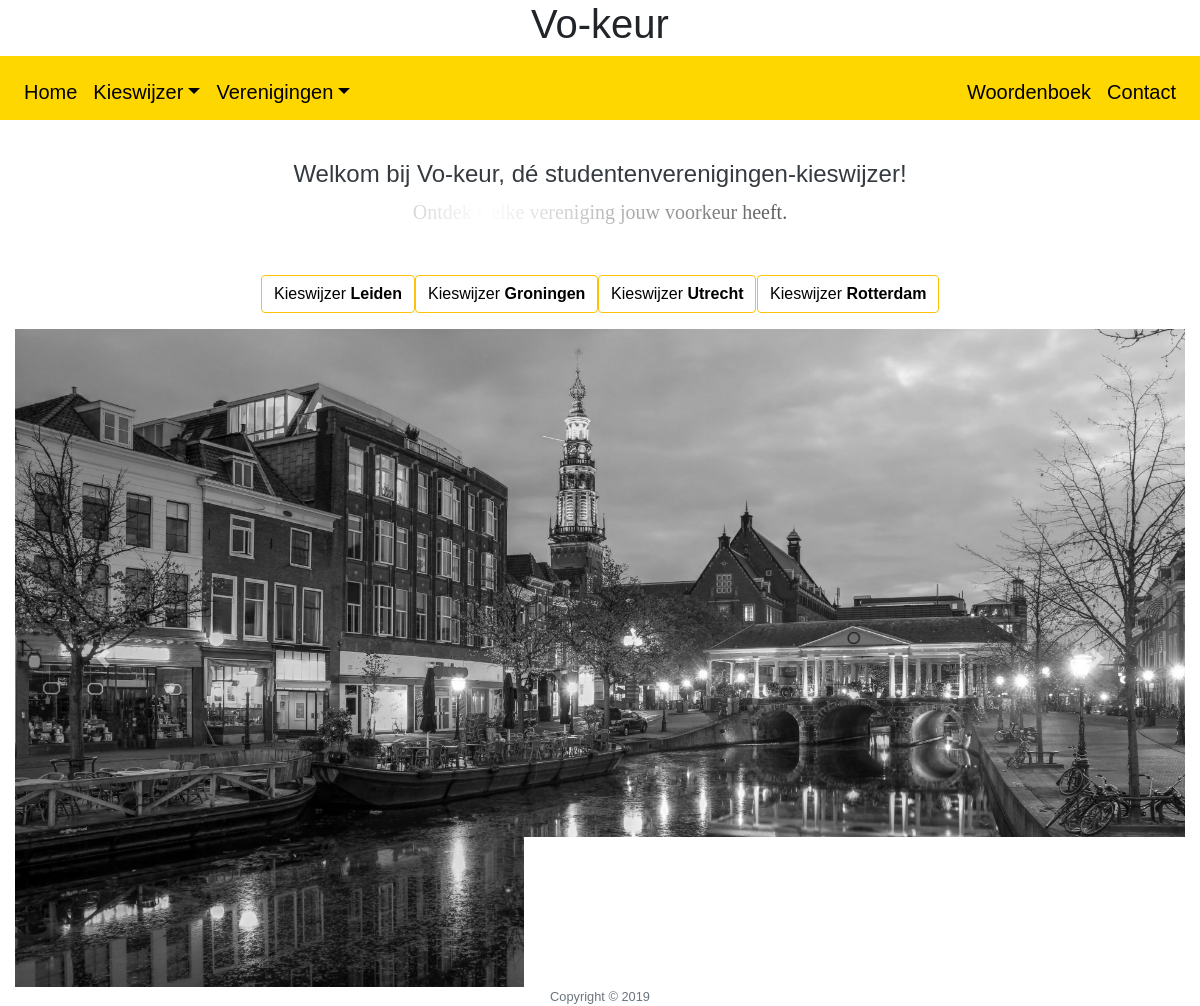
The page / on the database its author committed.
### website/models.py (models this page shows, shortened)
class Stad(models.Model):
    name = models.CharField(max_length=50)

### website/views.py (the view)
# urls.py: path("", views.index, name="index"),
def index(request):
    context = {
        "stad": Stad.objects.all(),
    }
    return render(request, "index.html", context)

### website/templates/index.html (shortened to what this page needs)
{% extends "layout.html" %}
{% load static %}
{% block main %}
    <br>
    <blockquote class="blockquote text-center">
        <div class="p-3 mb-2 text-dark" id="nav-color">
            <h4> Welkom bij Vo-keur, dé studentenverenigingen-kieswijzer! </h4>
            <p class="text-muted" id="flash"> Ontdek welke vereniging jouw voorkeur heeft. </p>
        </div>
    </blockquote>
    <blockquote class="blockquote text-center">
        <div class="btn-group" role="group">
            {% for s in stad %}
            <div> <button type="button" class="btn btn hvr-float-shadow border-warning"> <a style="color: black; text-decoration: none;" href="{% url 'kieswijzer' s.name %}"> Kieswijzer <strong> {{ s.name }} </strong> </a> </button> </div>
            {% endfor %}
        </div>
    </blockquote>
    <div id="select" class="carousel slide" data-ride="carousel">
        <div class="carousel-inner center">
            <div class="carousel-item active">
                <img class="d-block w-100" src="/static/website/doc/lei.jpg" alt="Leiden">
                <div class="carousel-caption d-none d-md-block">
                    <h4 class="text-warning">Leiden</h4>
                </div>
            </div>
        </div>
        <a class="carousel-control-prev" href="#select" role="button" data-slide="prev">
            <span class="carousel-control-prev-icon" aria-hidden="true"></span>
       </a>
       <a class="carousel-control-next" href="#select" role="button" data-slide="next">
           <span class="carousel-control-next-icon" aria-hidden="true"></span>
       </a>
   </div>
{% endblock %}

### website/static/website/styles.css (style rules this page uses)
* { font-family: "Avenir", Helvetica, sans-serif; }
#nav-color { color: black; }
#flash { position: relative; font-family: Avenir; overflow: hidden; background: linear-gradient(90deg, #000, #fff, #000); background-repeat: no-repeat; background-size: 80%; animation: animate 10s linear infinite; -webkit-background-clip: text; -webkit-text-fill-color: rgba(255, 255, 255, 0); }

### rows shown on the page
Stad: name "Leiden"
Stad: name "Groningen"
Stad: name "Utrecht"
Stad: name "Rotterdam"
